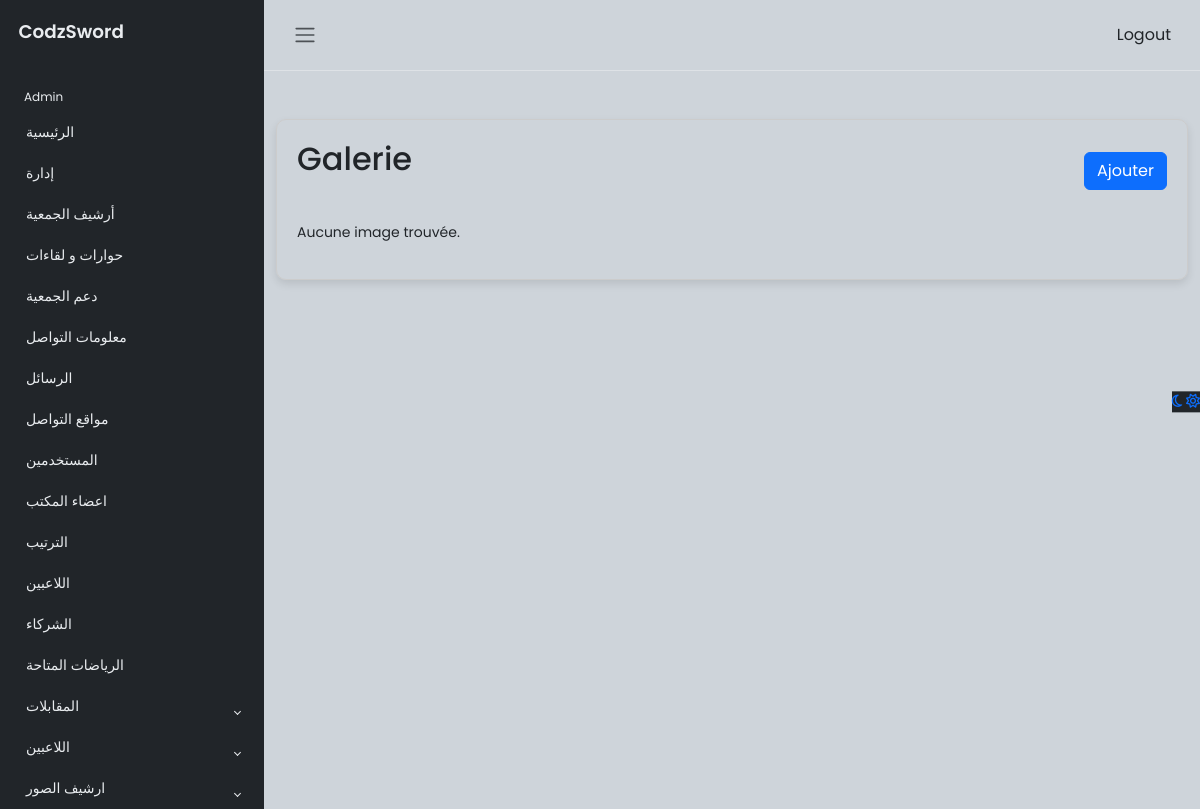
The page /admin/gallery_football_F.php (signed in) on the database as committed earlier.
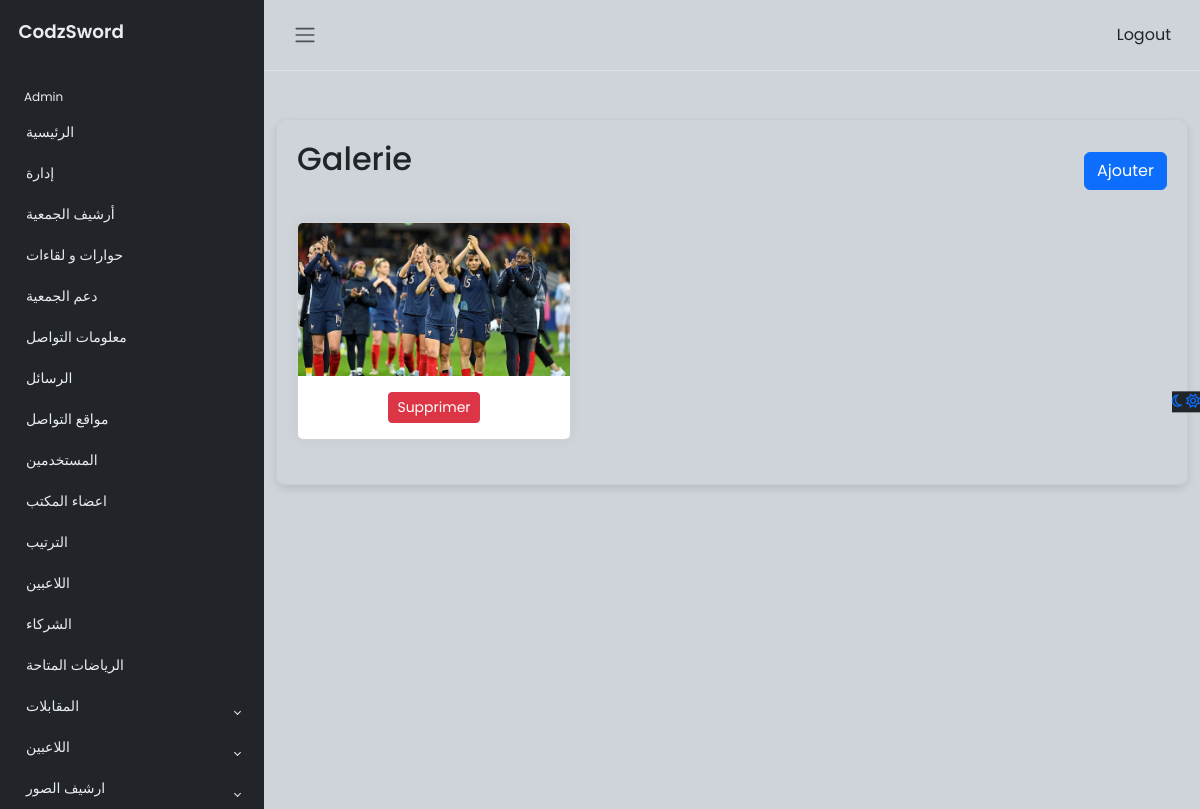
The same page on the database as committed later.
### tables this page shows
CREATE TABLE `gallery` (
  `id` int(11) NOT NULL,
  `image` varchar(255) NOT NULL,
  `type_id` int(11) NOT NULL,
  `categorie_id` int(11) DEFAULT NULL
);

### admin/gallery_football_F.php (the view, shortened to what the changed rows need)
<?php
$servername = "localhost";
$username = "root";
$password = "";
$dbname = "association";
$conne = new mysqli($servername, $username, $password, $dbname);
$sql = "SELECT * FROM gallery WHERE type_id = 3";
$result = $conne->query($sql);
?>
<!DOCTYPE html>
<html lang="fr">
<head>
    <link rel="stylesheet" href="https://stackpath.bootstrapcdn.com/bootstrap/4.5.2/css/bootstrap.min.css">
    <link rel="stylesheet" href="https://cdn.jsdelivr.net/npm/bootstrap@5.3.0-alpha2/dist/css/bootstrap.min.css">
    <link rel="stylesheet" href="css/style.css">
</head>
<body>
<div class="wrapper">
    <div class="main">
        <div class="container">
            <div class="gallery-container mt-5">
                <div class="header">
                    <h2 class="mb-4">Galerie</h2>
                </div>
                <div class="row">
                    <?php
                    if ($result->num_rows > 0) {
                        while($row = $result->fetch_assoc()) {
                            echo "<div class='col-md-4'>
                                    <div class='card mb-4'>
                                        <img src='uploads/image/" . htmlspecialchars($row["image"]) . "' class='card-img-top gallery-image' alt='Image'>
                                        <div class='card-body'>
                                            <form action='gallery_football_F.php' method='post' style='display: inline;'>
                                            <input type='hidden' name='id' value='" . htmlspecialchars($row["id"]) . "'>
                                            <button type='submit' name='delete_image' class='btn btn-danger btn-sm'>Supprimer</button>
                                        </form>
                                    </div>
                                </div>
                            </div>";
                    }
                } else {
                    echo "<p>Aucune image trouvée.</p>";
                }
                ?>
            </div>
        </div>
    </div>
</div>
</div>
</body>
</html>

Rows that differ between the two databases and show on the page:
added gallery: image (picture)
Other text that changed with them:
text no longer shown: "Aucune image trouvée."
